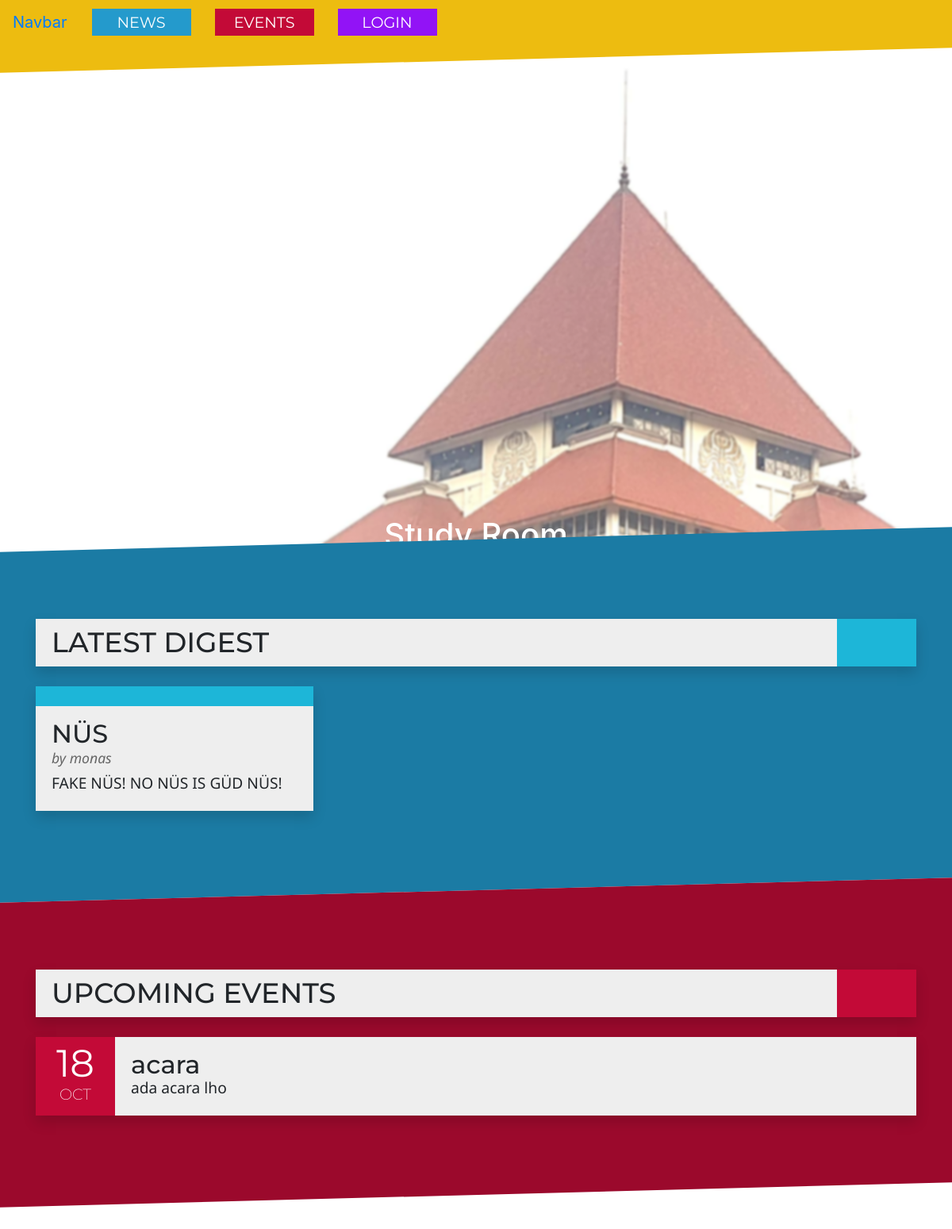
The page / on the database its author committed.
### news/models.py (models this page shows)
class News(models.Model):
    title = models.CharField(max_length=50)
    author = models.CharField(max_length=50)
    date = models.DateField(default=timezone.now)
    content = models.TextField()

### event/models.py (models this page shows, shortened)
class Event(models.Model):
    name = models.CharField(max_length=30, blank=False, null=True)
    date = models.DateField()
    location = models.CharField(max_length=50, blank=False, null=True)
    description = models.CharField(max_length=200, blank=False, null=True)

### index/views.py (the view)
# urls.py: path('', views.index, name='index'),
def index(request):
    response = {
        'all_event': Event.objects.all().order_by("date"),
        'all_news': News.objects.all().order_by("-date")
    }
    return render(request, 'index.html', response)

### templates/index.html (shortened to what this page needs)
{% load static %}
<html>
<head>
    <link rel="stylesheet" href="https://stackpath.bootstrapcdn.com/bootstrap/4.1.3/css/bootstrap.min.css"
>
    <link rel="stylesheet" href="{% static 'css/style.css' %}">
</head>
<body>
    <div style="position:fixed;z-index:9999;width:100vw">
        <div class="navbar-content">
            <nav class="navbar navbar-expand-lg color-nav">
                <a class="navbar-brand" href="#">Navbar</a>
                <div class="collapse navbar-collapse" id="navbarTogglerDemo02">
                    <ul class="navbar-nav mr-auto mt-2 mt-lg-0">
                        <li class="nav-item news-btn">
                            <a class="nav-link" href="#">NEWS</a>
                        </li>
                        <li class="nav-item events-btn">
                            <a class="nav-link" href="#">EVENTS</a>
                        </li>
                        <li class="nav-item user-btn">
                            <a class="nav-link" href="#">LOGIN</a>
                        </li>
                    </ul>
                </div>
            </nav>
        </div>
        <div class="navbar-color" slant></div>
    </div>
    <div class="parallax-background"></div>
    <div class="parallax-text">
        <h1>Study Room</h1>
    </div>
    <section id="news" slant>
        <div class="news-container container">
            <div class="card shadow">
                <div style="display: inline-flex; justify-content: space-between;">
                    <h3 class="card-title title-bar">LATEST DIGEST</h3>
                    <div class="content-colorbox color-news"></div>
                </div>
            </div>
            <div class="row">
                {% for news in all_news %}
                <div class="col-lg-4 col-sm-12">
                    <div class="card news-card shadow">
                        <div class="color-bar color-news"></div>
                        <div class="card-body">
                            <h5 class="card-title news-title">
                                {{ news.title }}
                            </h5>
                            <p class="news-author">by {{ news.author }}</p>
                            <div class="card-tex news-content">
                                {{ news.content }}
                            </div>
                        </div>
                    </div>
                </div>
                {% endfor %}
            </div>
        </div>
    </section>
    <section id="event" slant>
        <div class="event-container container">
            <div class="card shadow">
                <div style="display: inline-flex; justify-content: space-between;">
                    <h3 class="card-title title-bar">UPCOMING EVENTS</h3>
                    <div class="content-colorbox color-event"></div>
                </div>
            </div>
            {% for event in all_event %}
            <div class="row">
                <div class="col-lg-12">
                    <div class="card event-card shadow">
                        <div style="display: inline-flex; justify-content: space-between;">
                            <div class="content-colorbox color-event">
                                <div class="event-date">{{ event.date.day }}</div>
                                <div class="event-month">{{ event.date|date:'b'|upper }}</div>
                            </div>
                            <div class="card-body">
                                <h5 class="card-title news-title">
                                    {{ event.name }}
                                </h5>
                                <div class="card-text news-content">
                                    {{ event.description }}
                                </div>
                            </div>
                        </div>
                    </div>
                </div>
            </div>
            {% endfor %}
        </div>
    </section>
</body>
</html>

### static/css/style.css (style rules this page uses)
body { margin: 0; padding: 0; }
*[slant] { padding: 100px 0; transform: skew(0deg, -1.5deg) translateY(-120px); }
*[slant] > * { transform: skew(0deg, 1.5deg); }
.navbar-color { background: #EDBC10; position:relative; z-index:-1; padding: 70px 0; }
.navbar-content { position:relative; z-index:1; }
.navbar-content ul li { margin: 0 15px; }
.nav-link { width: 125px; color: white; font-size: 1.2em; font-family: 'Montserrat', sans-serif; text-align: center; padding: 3px; }
.news-btn { background-color: #249ACC; }
.events-btn { background-color: #C30A37; }
.user-btn { background-color: #9213F6; }
.parallax-text { position:absolute; top:40%; width:100%; text-align:center; font-size: 3em; color:white; font-weight:bold; background: transparent; }
.parallax-background { position:relative; background-position:center; background-size:cover; background-repeat:no-repeat; background-attachment:fixed; background-image: url('/static/img/ui.jpg'); min-height:100%; opacity: 0.8; filter: blur(0.1rem); }
#news { background: #1B7BA4; }
.color-news { background: #1DB6D8; }
.color-event { background: #C30A37; }
.news-card, .event-card { margin-top: 25px; }
.event-date { color: white; font-size: 3em; font-family: 'Montserrat', sans-serif; text-align: center; margin-bottom: 0; line-height: 1.2em; padding-top: 5px; }
.event-month { margin-top: 0; color: white; font-size: 1.2em; font-family: 'Montserrat', sans-serif; font-weight: 200; text-align: center; line-height: 1em; }
#event { background: #9B092C; }
.content-colorbox { height: inherit; width: 100px; }
.color-bar { height: 25px; }
.card { border-radius: 0px; border-width: 0; background-color: #eee; }
.card-title { font-size: 2em; font-family: 'Montserrat', sans-serif; line-height: 30px; }
.title-bar { font-size: 2.2em; margin: 0; padding: 15px 20px; }
.news-title { margin: 0; }
.news-author { margin-top: 2px; margin-bottom: 5px; font-family: 'Noto Sans', sans-serif; font-style: italic; font-size: 1.1em; color: #666; }
.news-content { font-family: 'Noto Sans', sans-serif; font-size: 1.2em; }

### rows shown on the page
News: title "NÜS", author "monas", content "FAKE NÜS! NO NÜS IS GÜD NÜS!"
Event: date.day "18", date "OCT", name "acara", description "ada acara lho"
